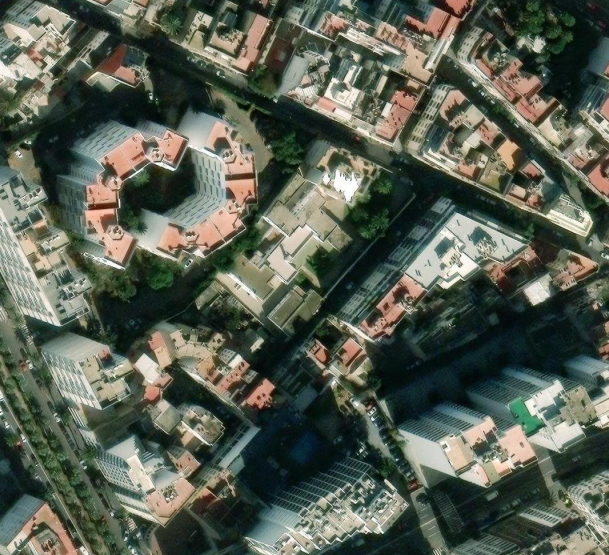
#> input picture test.png, 609 x 555 px
$ python visualize_prediction.py
#> lines starting #> are read from the running program, lines starting #| are printed output that depends on the picture; after the words box and inside, x2 and y2 are one past the last pixel; in counts of white or black regions, pixels touching at a corner belong together
import cv2
import numpy as np
import os

# =========================
# CONFIG
# =========================

COLOR_MAP = {
    (255, 255, 0):  "High-density residential buildings",  # yellow
    (0, 0, 255):    "Apartment-type buildings",            # blue
    (0, 255, 0):    "Factory buildings",                   # green
    (255, 0, 0):    "Complex buildings",                   # red
}

ALPHA = 0.5  # transparency

# =========================
# FUNCTION
# =========================

def overlay_mask(image_path, mask_path, output_path):

    # Read images
#> called with image_path = 'test.png', mask_path = 'test_prediction.png', output_path = 'overlay_result.png'
    image = cv2.imread(image_path)
#> image is the input picture: shape (555, 609, 3); mean B, G, R 81.8, 94.6, 87.8
    mask  = cv2.imread(mask_path)
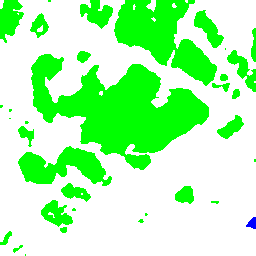
#> input picture test_prediction.png, 256 x 256 px
#> mask is the input picture: shape (256, 256, 3); mean B, G, R 174.3, 254.7, 174
    # resize image to mask size if needed
    if image.shape[:2] != mask.shape[:2]:
        print("Resizing image to match mask size.")
        image = cv2.resize(image, (mask.shape[1], mask.shape[0]))
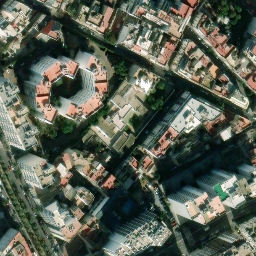
#> image: shape (256, 256, 3); mean B, G, R 81.7, 94.5, 87.7
    print(f"Image shape: {image.shape}, Mask shape: {mask.shape}")
#| Image shape: (256, 256, 3), Mask shape: (256, 256, 3)
    if image is None or mask is None:
        raise ValueError("Image or mask not found.")

    # Convert BGR → RGB
    image = cv2.cvtColor(image, cv2.COLOR_BGR2RGB)
    mask  = cv2.cvtColor(mask, cv2.COLOR_BGR2RGB)

    overlay = image.copy()

    # For each defined color
    for color, label in COLOR_MAP.items():
        color_array = np.array(color)

        # Create binary mask for this color
        binary_mask = np.all(mask == color_array, axis=-1)

        # Apply colored overlay
        overlay[binary_mask] = (
            overlay[binary_mask] * (1 - ALPHA)
            + color_array * ALPHA
        )

        # Optional: write label name once if class exists
        if np.any(binary_mask):
            y, x = np.where(binary_mask)
            cv2.putText(
                overlay,
                label,
                (x[0], y[0]),
                cv2.FONT_HERSHEY_SIMPLEX,
                0.4,
                (255, 255, 255),
                1,
                cv2.LINE_AA,
            )
#> this loop made 4 passes
#> pass 2, in overlay_mask, `binary_mask = np.all(mask == color_array, axis=-1)`:
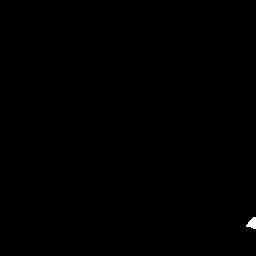
#> binary_mask: shape (256, 256) bool; 0.12% white; 1 white region, box (x1, y1, x2, y2) and area: (246, 217, 256, 229) 78
#> pass 3, in overlay_mask, `binary_mask = np.all(mask == color_array, axis=-1)`:
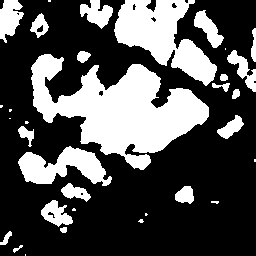
#> binary_mask: shape (256, 256) bool; 31.7% white; 33 white regions (12 under 20 px), largest, box (x1, y1, x2, y2) and area: (31, 54, 209, 170) 9824, (114, 0, 217, 86) 4328, (18, 146, 112, 186) 1995
#> after the loop:
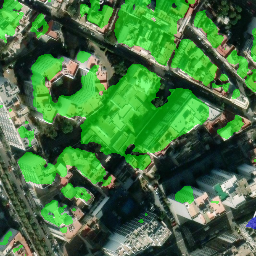
#> overlay: shape (256, 256, 3); mean R, G, B 68.2, 115.2, 64.7

    # Convert back to BGR for saving
    overlay = cv2.cvtColor(overlay.astype(np.uint8), cv2.COLOR_RGB2BGR)
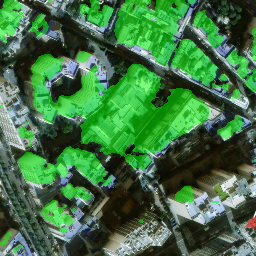
#> overlay: shape (256, 256, 3); mean R, G, B 64.7, 115.2, 68.2

    cv2.imwrite(output_path, overlay)
    print(f"Saved to {output_path}")


image_path = "test.png"
mask_path  = "test_prediction.png"

overlay_mask(image_path, mask_path, "overlay_result.png")
